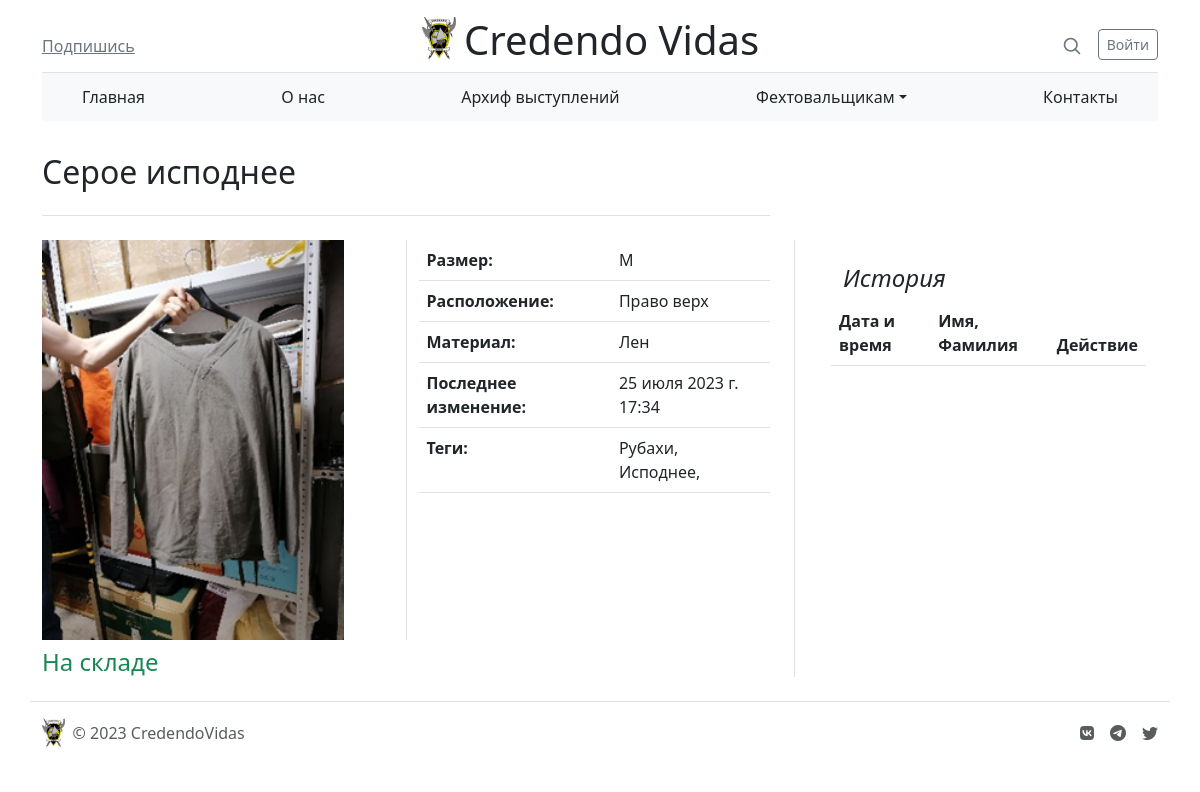
The page /store/item-id=3 on the database its author committed.
### store/models.py (models this page shows, shortened)
class Item(models.Model):
    STORED = True
    ACTIVE = False
    STATUS_CHOISES = [
        (STORED, 'На складе'),
        (ACTIVE, 'В работе')
    ]
    name = models.CharField('Название', max_length=100)
    photo = models.ImageField(upload_to='store/item_images/', null=True)
    place = models.CharField('Место на складе', max_length=50)
    size = models.CharField('Размер', max_length=30)
    material = models.CharField('Материал', max_length=30, blank=True)
    status = models.BooleanField('Статус', choices=STATUS_CHOISES)
    color = models.ManyToManyField(Color)
    last_status_change = models.DateTimeField('Последнее изменение статуса')
    tags = models.ManyToManyField(Tag)
    category = models.ForeignKey(Category, on_delete=models.CASCADE, verbose_name="Категория", blank=True, null=True)
    class Meta:
        verbose_name = 'Предмет'
        verbose_name_plural = 'Предметы'

class Tag(models.Model):
    title = models.CharField('Название тега', max_length=15)
    class Meta:
        verbose_name = 'Тег'
        verbose_name_plural = 'Теги'

### store/views.py (the view)
# urls.py: path('item-id=<int:id>', views.item, name='item'),
def item(request, id):
    item = Item.objects.get(id=id)
    history = Operation.objects.filter(item=item)
    return render(request, 'store/item.html', {'item': item, 'history': history})

### templates/store/item.html (shortened to what this page needs)
{% extends 'main/layout.html' %}
{% load static %}
{% block content %}
    <main class="container">
  <div class="row g-5">
    <div class="col-md-8">
      <h2 class="pb-4 my-4 border-bottom">
          {{ item.name }}
      </h2>
    </div>
  </div>
    <div class="row g-5">
        <div class="col-8">
            <div class="row mb-2 justify-content-center">
                <div class="col">
                    <img src="{{ item.photo.url }}" height="400px">
                </div>
                <div class="col border-start">
                    <table class="table">
                        <tbody>
                            <tr>
                                <th scope="row">Размер:</th>
                                <td>{{ item.size }}</td>
                            </tr>
                            <tr>
                                    <th scope="row">Расположение:</th>
                                    <td>{{ item.place }}</td>
                            </tr>
                            <tr>
                                    <th scope="row">Материал:</th>
                                    <td>{{ item.material }}</td>
                            </tr>
                            <tr>
                                    <th scope="row">Последнее изменение:</th>
                                    <td>{{ item.last_status_change }}</td>
                            </tr>
                            <tr>
                                    <th scope="row">Теги:</th>
                                    <td>{% for tag in item.tags.all %}
                                        {{ tag.title }},
                                        {% endfor %}
                                    </td>
                            </tr>
                        </tbody>
                    </table>
                </div>
            </div>
            <div class="row">
                <div class="col">
                    {% if item.status == item.STORED %}
                            <h4 class="mb-0 text-success"> На складе</h4>
                    {% else %}
                            <h4 class="mb-0 text-danger"> В работе</h4>
                    {% endif %}
                </div>
            </div>
        </div>
        <div class="col-4 border-start">
          <div class="position-sticky" style="top: 2rem;">
            <div class="p-4">
              <h4 class="fst-italic">История</h4>
              <div class="row justify-content-between">
                  <table class="table">
                      <thead>
                        <tr>
                            <th scope="col">Дата и время</th>
                            <th scope="col">Имя, Фамилия</th>
                            <th scope="co">Действие</th>
                        </tr>
                      </thead>
                  </table>
              </div>
            </div>
          </div>
        </div>
    </div>
</main>
{% endblock %}

### rows shown on the page
Item: name "Серое исподнее", photo (picture), size "M", place "Право верх", material "Лен", last_status_change "25 июля 2023 г. 17:34"
Tag: title "Рубахи"
Tag: title "Исподнее"
